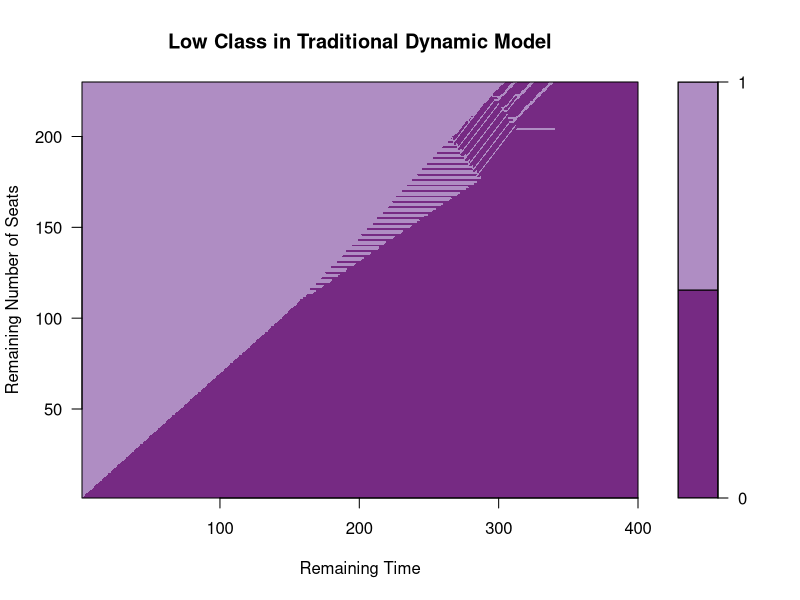
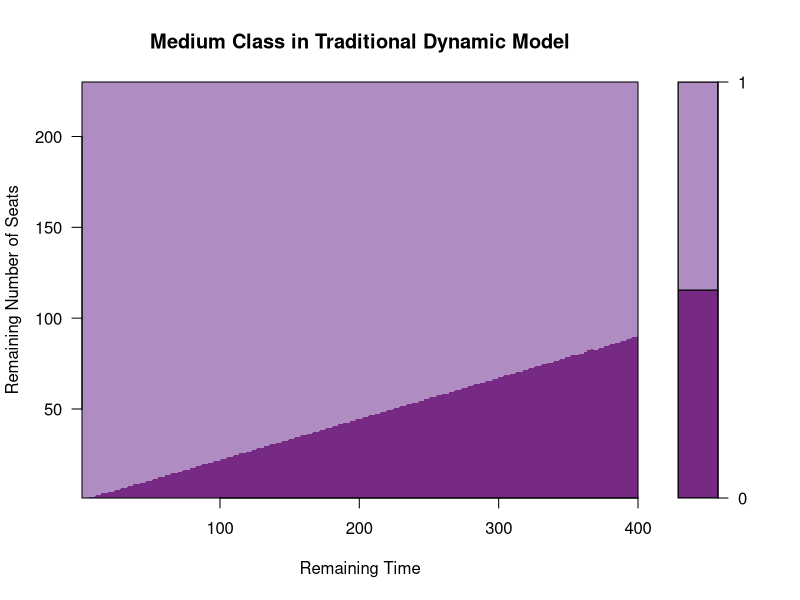
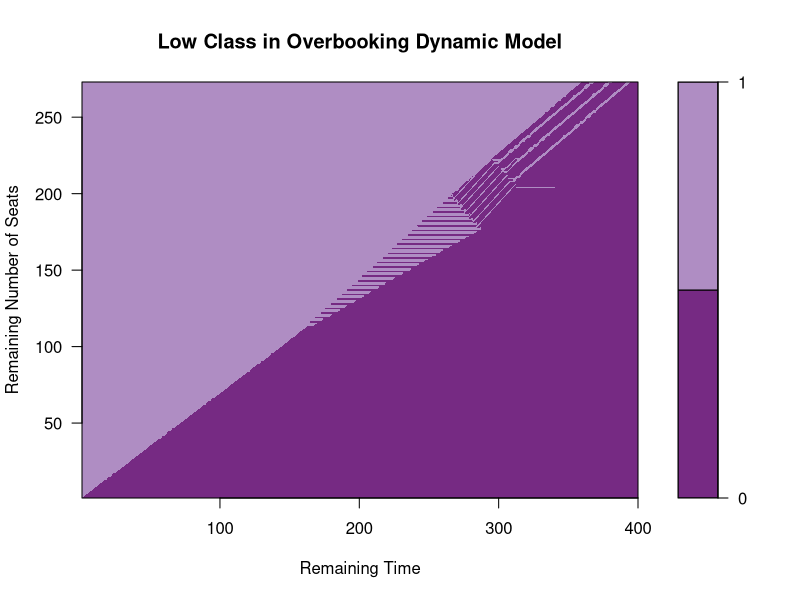
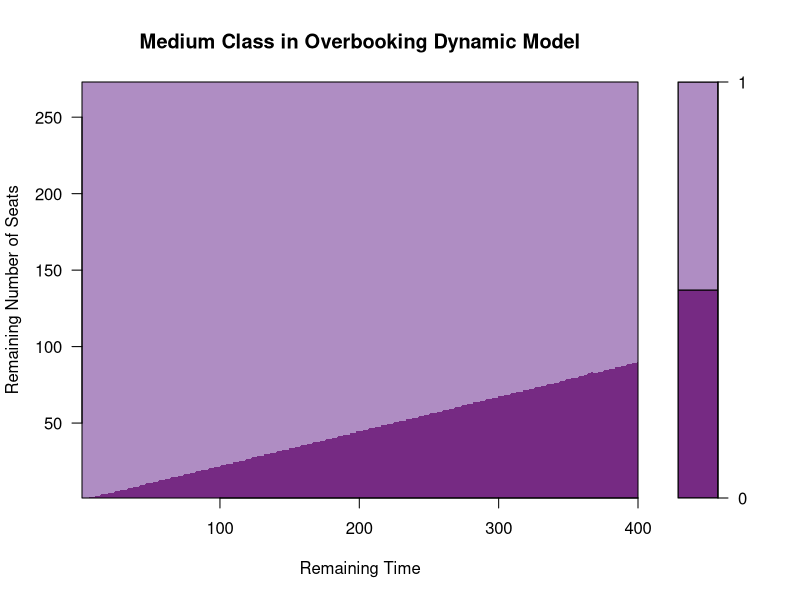
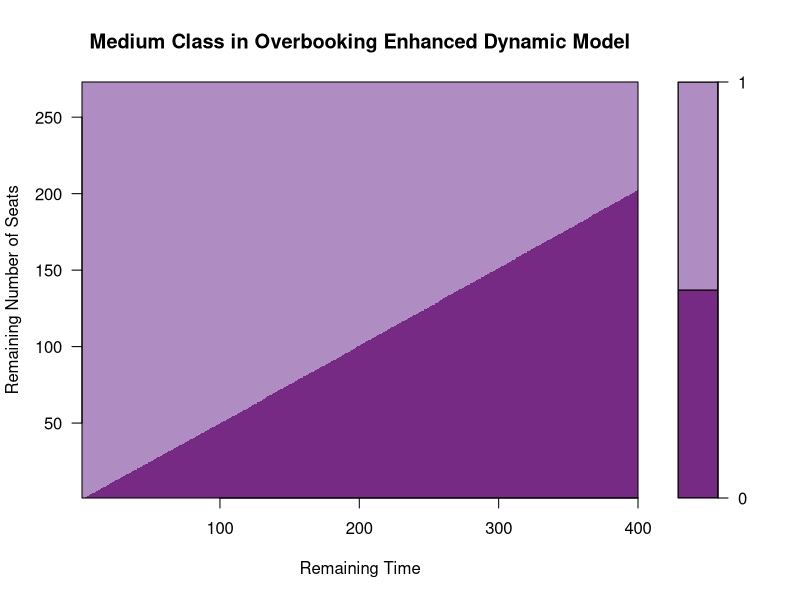

Reproduce these figures in R, in order.
#import needed libraries
library(nloptr)
library(RColorBrewer)

####################################################################
#functions
####################################################################

#traditional dynamic programming with mixed arrivals and discrete time
dynamicTraditional <- function(capacity){
  
  #initialization
  C = capacity
  #value matrix
  vTraditional = matrix(rep(0, len = (C + 1) * (TT + 1)), nrow = C + 1)
  #decision about low fare
  acceptLowTraditional = matrix(rep(0, len = (C + 1) * (TT + 1)), nrow = C + 1)
  #decision about medium fare
  acceptMedTraditional = matrix(rep(0, len = (C + 1) * (TT + 1)), nrow = C + 1)
  
  # Terminal Values
  for(i in 1:(C+1)){
    vTraditional[i,1] = 0
  }
  
  # Dynamic Programming Recursion
  for(t in 2:(TT+1)){ 
    for(i in 1:(C+1)){ 
      
      # For no arrivals:
      vtogo0 = vTraditional[i,t-1]
      
      # For low fare clients arrival:
      vtogoLow = vTraditional[i,t-1]
      #decision for low fare (accept/reject)
      acceptLowTraditional[i,t] = 0
      # If resource available:
      if(i>1){
        vtogoLow = max(priceLow + vTraditional[i-1,t-1], vTraditional[i,t-1])
        # Recording the decision:
        if(priceLow + vTraditional[i-1,t-1]>vTraditional[i,t-1]){
          acceptLowTraditional[i,t] = 1
        }
      }
      
      # For Medium fare clients arrival:
      vtogoMed = vTraditional[i,t-1]
      #decision for medium fare (accept/reject)
      acceptMedTraditional[i,t] = 0
      # If resource available:
      if(i>1){
        vtogoMed = max(priceMed + vTraditional[i-1,t-1], vTraditional[i,t-1])
        # Recording the decision:
        if(priceMed + vTraditional[i-1,t-1] > vTraditional[i,t-1]){
          acceptMedTraditional[i,t] = 1
        }
      }
      
      # For high fare clients arrival (those are always accepted):
      vtogoHigh = vTraditional[i,t-1] # default
      # If resource available:
      if(i>1){
        vtogoHigh = priceHigh + vTraditional[i-1,t-1]
      }
      
      # expected revenue
      vTraditional[i,t] = lambda0 * vtogo0 + lambda1 * vtogoLow + lambda2 * vtogoMed + lambda3 * vtogoHigh
    } 
  }
  OptimalRevenueTraditional = vTraditional[(C+1),(TT+1)]
  returnList = list(revenue = OptimalRevenueTraditional, accLow = acceptLowTraditional,accMed = acceptMedTraditional)
  
  return (returnList)
}

#enhanced dynamic programming strategy that considers buy-up(down) behavior
dynamicEnhanced <- function(capacity){
  C = capacity
  #value matrix
  vEnhanced = matrix(rep(0, len = (C + 1) * (TT + 1)), nrow = C + 1)
  
  #decision about low fare
  acceptLowEnhanced = matrix(rep(0, len = (C + 1) * (TT + 1)), nrow = C + 1)
  #decision about medium fare
  acceptMedEnhanced = matrix(rep(0, len = (C + 1) * (TT + 1)), nrow = C + 1)
  
  #decision after initial request was rejected
  acceptMed_Lowrej = matrix(rep(0, len = (C + 1) * (TT + 1)), nrow = C + 1)
  acceptLow_Medrej = matrix(rep(0, len = (C + 1) * (TT + 1)), nrow = C + 1)
  
  # Terminal Values
  for(i in 1:(C+1)){
    vEnhanced[i,1] = 0
  }
  
  # Dynamic Programming Recursion
  for(t in 2:(TT+1)){ 
    for(i in 1:(C+1)){
      # For no arrivals:
      vtogo0 = vEnhanced[i,t-1]
      
      # For low fare clients arrival:
      vtogoLow = vEnhanced[i,t-1]
      #decision for low fare (accept/reject)
      acceptLowEnhanced[i,t] = 0
      # If resource available:
      if(i>1){
        acceptRevenue = priceLow + vEnhanced[i-1,t-1]
        rejectRevenue = qLow_Med * max(priceMed + vEnhanced[i-1,t-1], vEnhanced[i,t-1]) + qLow_High * (priceHigh + vEnhanced[i-1,t-1]) + qLow_No * vEnhanced[i,t-1]
        vtogoLow = max(acceptRevenue, rejectRevenue)
        # Recording the decision:
        if(acceptRevenue > rejectRevenue){
          acceptLowEnhanced[i,t] = 1
        }else{
          #this is for the first rejection
          #after first rejection, low fare client can request for medium fare, high fare or just leave
          #medium fare request can be rejected or accepted
          #high fare will always be accepted
          acceptMed_Lowrej[i,t] = 0
          acceptMedium = priceMed + vEnhanced[i-1,t-1]
          rejectMedium = vEnhanced[i,t-1]
          #if there will be a request for medium fare and the revenue of acceptance will be higher than rejection -> accept
          if(acceptMedium > rejectMedium){
            acceptMed_Lowrej[i,t] = 1
          }
        }
      }
      
      # For low fare clients arrival:
      vtogoMed = vEnhanced[i,t-1]
      #decision for medium fare (accept/reject)
      acceptMedEnhanced[i,t] = 0
      # If resource available:
      if(i>1){
        acceptRevenue = priceMed + vEnhanced[i-1,t-1]
        rejectRevenue = qMed_Low * max(priceLow + vEnhanced[i-1,t-1], vEnhanced[i,t-1]) + qMed_High * (priceHigh + vEnhanced[i-1,t-1]) + qMed_No * vEnhanced[i,t-1]
        vtogoMed = max(acceptRevenue, rejectRevenue)
        # Recording the decision:
        if(acceptRevenue > rejectRevenue){
          acceptMedEnhanced[i,t] = 1
        }else{
          #this is for the first rejection
          #after first rejection, medium fare client can request for low fare, high fare or just leave
          #low fare request can be rejected or accepted
          #high fare will always be accepted
          acceptLow_Medrej[i,t] = 0
          acceptLow = priceLow + vEnhanced[i-1,t-1]
          rejectLow = vEnhanced[i,t-1]
          #if there will be a request for medium fare and the revenue of acceptance will be higher than rejection -> accept
          if(acceptLow > rejectLow){
            acceptLow_Medrej[i,t] = 1
          }
        }
      }
      
      # For high fare clients arrival (those are always accepted):
      vtogoHigh = vEnhanced[i,t-1] # default
      # If resource available:
      if(i>1){
        vtogoHigh = priceHigh + vEnhanced[i-1,t-1]
      }
      
      # expected revenue
      vEnhanced[i,t] = lambda0 * vtogo0 + lambda1 * vtogoLow + lambda2 * vtogoMed + lambda3 * vtogoHigh
    } 
  }
  
  OptimalRevenueEnhanced = vEnhanced[(C+1),(TT+1)]
  returnList = list(revenue = OptimalRevenueEnhanced,accLow = acceptLowEnhanced,accMed = acceptMedEnhanced)
  return(returnList)
}

#static overbooking strategy that considers cancellations and no-shows
overbooking <- function(b){
  #this is maximum expected revenue that could be obtained if everyone arrives and there are no cancellations
  maxExpectRevenue = p1*b*priceLow + p2*b*priceMed + p3*b*priceHigh
  #this is a refund in case of cancellation
  refund = alpha1*priceLow*p1*betta1c*b + alpha2*priceMed*p2*betta2c*b + alpha3*priceHigh*p3*betta3c*b
  #probability of showing up in one of the classes = sum of probabilities of show up in each class
  #this is total penalty in case of bumped clients
  pr = p1*betta1s + p2*betta2s + p3*betta3s
  #this cycle is for expected number of bumped customers
  bumpedClients = 0
  for (i in 1:b){
    bumpedClients = bumpedClients + dbinom(i,b,pr)*max(i-C,0)
  }
  #the total amount of penalty cost
  penalty = theta*bumpedClients
  #expected revenue
  expectRevenue = maxExpectRevenue - refund - penalty
  objfunction = expectRevenue
  return(objfunction)
}

####################################################################
#initialization of variables
####################################################################
#capacity
C = 230
#time horizon
TT = 400

#prices
priceLow = 16.99
priceMed = 56.99
priceHigh = 78.24

#request probabilities for each product
lambda0 = 0.1
lambda1 = 0.5
lambda2 = 0.3
lambda3 = 0.1

#buy-up probabilities after low-fare initial rejection
qLow_Med = 0.3
qLow_High = 0.1
qLow_No = 0.6

#buy-up and buy-down probabilities after medium-fare initial rejection
qMed_High = 0.4
qMed_Low = 0.2
qMed_No = 0.4

#From the arrival probabilities information(lambdas), the mean demand for each fare class can be found:
#E[D1] = 5/10 * 400 = 200
#E[D2] = 3/10 * 400 = 120
#E[D3] = 1/10 * 400 = 40
#total average number of people is E[D1]+E[D2]+E[D3] = 360
#from this, the probabilities of belonging to each class fare can be found
p1 = 200/360
p2 = 120/360
p3 = 40/360

#% for refund
alpha1 = 0.2
alpha2 = 0.3
alpha3 = 0.5

#probabilities of show-up according to the class
betta1s = 0.8
betta2s = 0.85
betta3s = 0.9

#probabilities of cancellation among no shows
sigma1 = 0.1
sigma2 = 0.15
sigma3 = 0.2

#probabilities of cancellation according to the class
betta1c = sigma1*(1-betta1s)
betta2c = sigma2*(1-betta2s)
betta3c = sigma3*(1-betta3s)

#penalty
theta = 160

#possible new capacities (considering overbooking)
possible_b = seq(231,280)


####################################################################
#Calculation
####################################################################

#initial capacity

OptimalRevenueTraditional = dynamicTraditional(C)$revenue
acceptedLowFareTraditional = dynamicTraditional(C)$accLow
acceptedMedFareTraditional = dynamicTraditional(C)$accMed
OptimalRevenueEnhanced = dynamicEnhanced(C)$revenue
acceptedLowFareEnchanced = dynamicEnhanced(C)$accLow
acceptedMedFareEnchanced = dynamicEnhanced(C)$accMed


#find new capacity
revenues = sapply(possible_b, FUN = overbooking)
newCapacity = possible_b[which(revenues == max(revenues))]

#new capacity
OptimalRevenueTraditionalOverbooking = dynamicTraditional(newCapacity)$revenue
acceptedLowFareTraditionalOverbooking = dynamicTraditional(newCapacity)$accLow
acceptedMedFareTraditionalOverbooking = dynamicTraditional(newCapacity)$accMed
OptimalRevenueEnhancedOverbooking = dynamicEnhanced(newCapacity)$revenue
acceptedLowFareEnchancedOverbooking = dynamicEnhanced(newCapacity)$accLow
acceptedMedFareEnchancedOverbooking = dynamicEnhanced(newCapacity)$accMed

#no low fares
sum(acceptedLowFareEnchancedOverbooking)

OptimalRevenueTraditional
OptimalRevenueTraditionalOverbooking
OptimalRevenueEnhancedOverbooking

#Visualize optimal policy structure
xaxis <- 1:TT
yaxis1 <- 1:C
yaxis2 <- 1:newCapacity
#Low-fare Class in Traditional Dynamic Model
acceptance1 <- t(acceptedLowFareTraditional[2:231,2:401])
filled.contour(xaxis, yaxis1, acceptance1, xaxt="n", yaxt="n",
               main = "Low Class in Traditional Dynamic Model",
               key.axes =  axis(4, seq(0, 1, by = 1)), nlevels = 2,
               col=brewer.pal(6,"PRGn"),
               xlab="Remaining Time", ylab="Remaining Number of Seats")
#Medium-fare Class in Traditional Dynamic Model
acceptance2 <- t(acceptedMedFareTraditional[2:231,2:401])
filled.contour(xaxis, yaxis1, acceptance2, xaxt="n", yaxt="n",
               main = "Medium Class in Traditional Dynamic Model",
               key.axes =  axis(4, seq(0, 1, by = 1)), nlevels = 2,
               col=brewer.pal(6,"PRGn"),
               xlab="Remaining Time", ylab="Remaining Number of Seats")
#Low-fare Class in Traditional Dynamic Model with Overbooking
acceptance3 <- t(acceptedLowFareTraditionalOverbooking[2:274,2:401])
filled.contour(xaxis, yaxis2, acceptance3, xaxt="n", yaxt="n",
               main = "Low Class in Overbooking Dynamic Model",
               key.axes =  axis(4, seq(0, 1, by = 1)), nlevels = 2,
               col=brewer.pal(6,"PRGn"),
               xlab="Remaining Time", ylab="Remaining Number of Seats")
#Medium-fare Class in Traditional Dynamic Model with Overbooking
acceptance4 <- t(acceptedMedFareTraditionalOverbooking[2:274,2:401])
filled.contour(xaxis, yaxis2, acceptance4, xaxt="n", yaxt="n",
               main = "Medium Class in Overbooking Dynamic Model",
               key.axes =  axis(4, seq(0, 1, by = 1)), nlevels = 2,
               col=brewer.pal(6,"PRGn"),
               xlab="Remaining Time", ylab="Remaining Number of Seats")
#Medium-fare Class in Enhanced Dynamic Model with Overbooking
acceptance5 <- t(acceptedMedFareEnchancedOverbooking[2:274,2:401])
filled.contour(xaxis, yaxis2, acceptance5, xaxt="n", yaxt="n",
               main = "Medium Class in Overbooking Enhanced Dynamic Model",
               key.axes =  axis(4, seq(0, 1, by = 1)), nlevels = 2,
               col=brewer.pal(6,"PRGn"),
               xlab="Remaining Time", ylab="Remaining Number of Seats")
